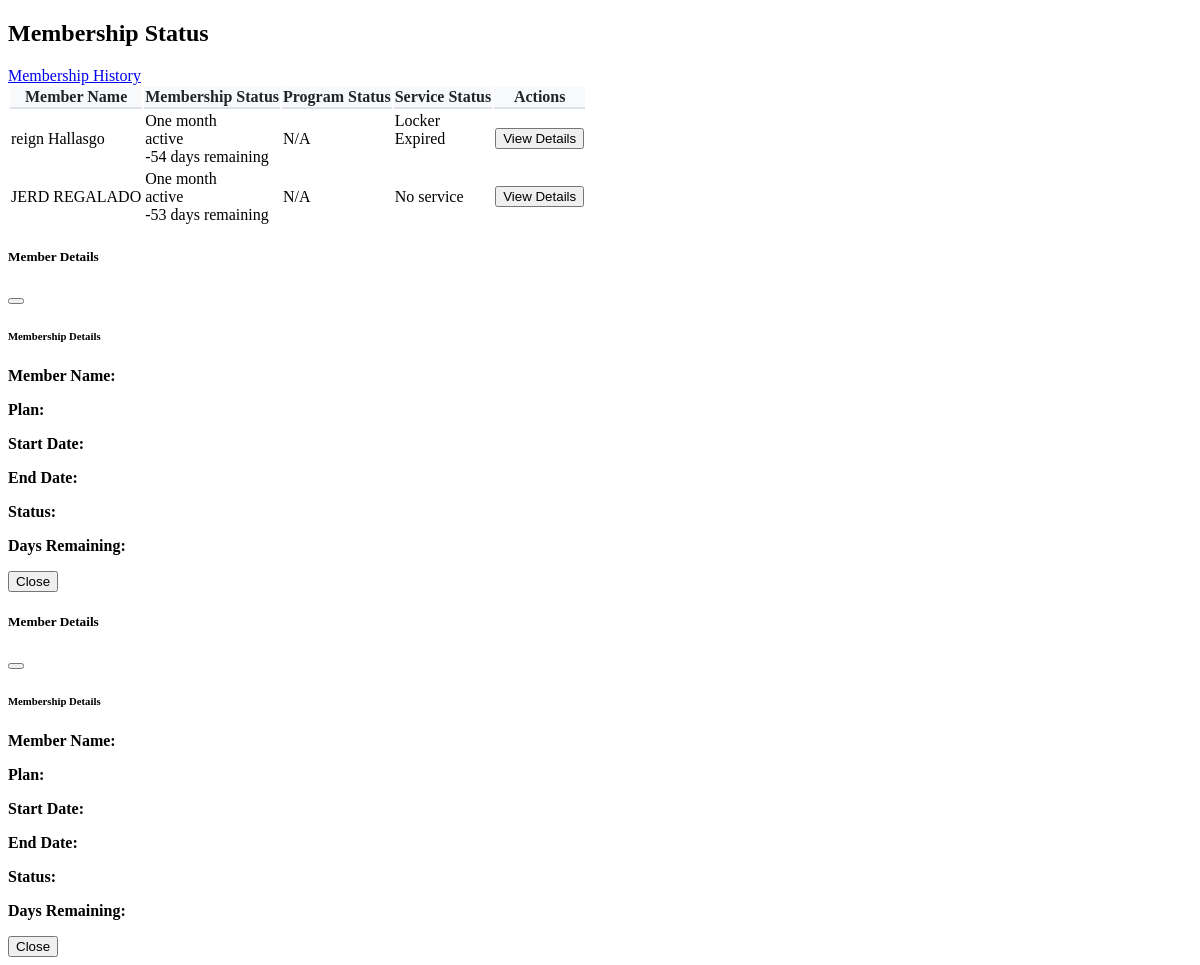
The app's page /admin/pages/members/members_status.php, older data.
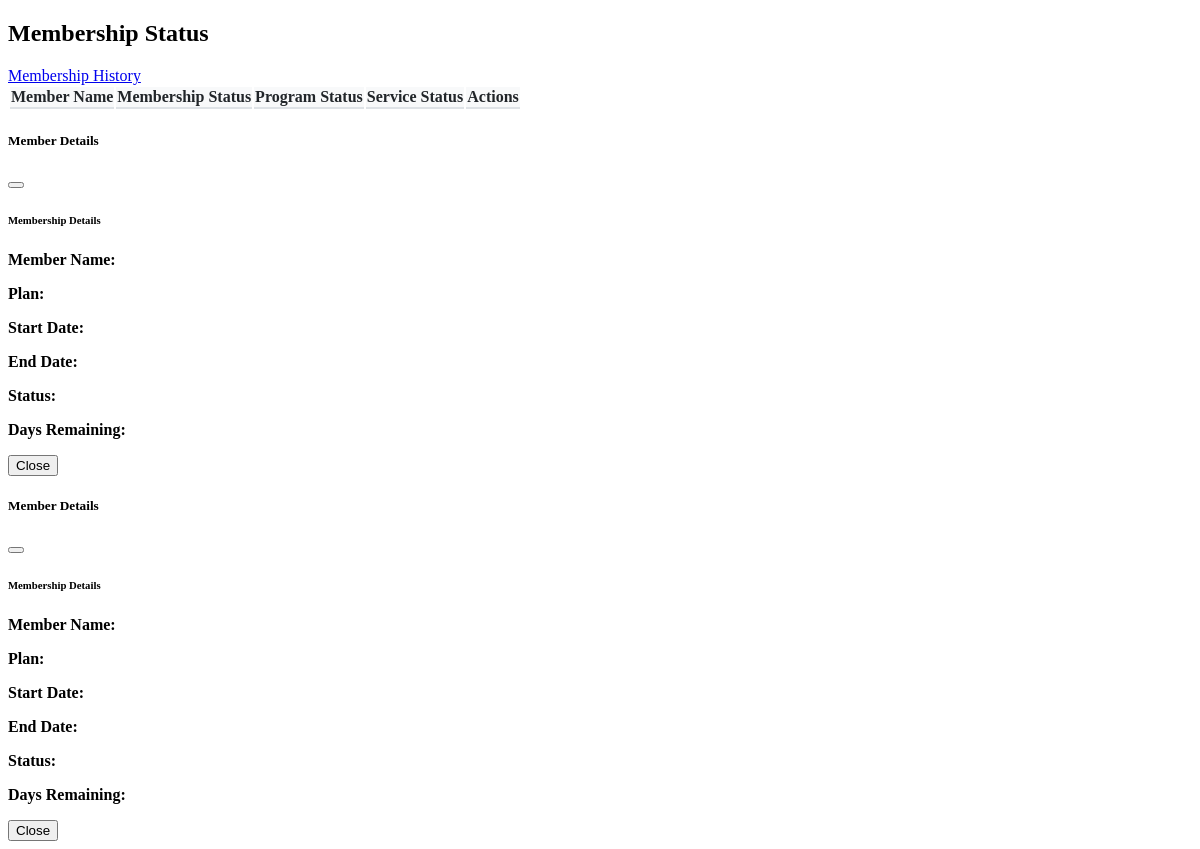
The same page, newer data.
### tables this page shows
CREATE TABLE `users` (
  `id` int(11) NOT NULL,
  `username` varchar(50) NOT NULL,
  `password` varchar(255) NOT NULL,
  `role_id` int(11) NOT NULL,
  `is_active` tinyint(1) DEFAULT 1,
  `created_at` timestamp NOT NULL DEFAULT current_timestamp(),
  `updated_at` timestamp NOT NULL DEFAULT current_timestamp() ON UPDATE current_timestamp(),
  `is_banned` tinyint(1) DEFAULT 0,
  `last_password_change` timestamp NOT NULL DEFAULT current_timestamp()
);

CREATE TABLE `membership_plans` (
  `id` int(11) NOT NULL,
  `plan_name` varchar(100) NOT NULL,
  `plan_type` enum('standard','special') NOT NULL,
  `price` decimal(10,2) NOT NULL,
  `duration` int(11) NOT NULL,
  `duration_type_id` int(11) NOT NULL,
  `description` varchar(255) DEFAULT NULL,
  `start_date` date DEFAULT NULL,
  `end_date` date DEFAULT NULL,
  `status` enum('active','inactive') NOT NULL,
  `is_removed` tinyint(1) NOT NULL DEFAULT 0,
  `created_at` timestamp NOT NULL DEFAULT current_timestamp(),
  `updated_at` timestamp NOT NULL DEFAULT current_timestamp() ON UPDATE current_timestamp(),
  `image` varchar(255) DEFAULT NULL
);

CREATE TABLE `memberships` (
  `id` int(11) NOT NULL,
  `transaction_id` int(11) NOT NULL,
  `membership_plan_id` int(11) NOT NULL,
  `start_date` date NOT NULL,
  `end_date` date NOT NULL,
  `amount` decimal(10,2) NOT NULL,
  `status` enum('active','expiring','expired') NOT NULL,
  `is_paid` tinyint(1) NOT NULL DEFAULT 0,
  `payment_date` datetime DEFAULT NULL,
  `created_at` timestamp NOT NULL DEFAULT current_timestamp(),
  `updated_at` timestamp NOT NULL DEFAULT current_timestamp() ON UPDATE current_timestamp()
);

CREATE TABLE `rental_subscriptions` (
  `id` int(11) NOT NULL,
  `transaction_id` int(11) NOT NULL,
  `rental_service_id` int(11) NOT NULL,
  `start_date` date NOT NULL,
  `end_date` date NOT NULL,
  `amount` decimal(10,2) NOT NULL,
  `status` enum('active','expiring','expired') NOT NULL,
  `is_paid` tinyint(1) NOT NULL DEFAULT 0,
  `payment_date` datetime DEFAULT NULL,
  `created_at` timestamp NOT NULL DEFAULT current_timestamp(),
  `updated_at` timestamp NOT NULL DEFAULT current_timestamp() ON UPDATE current_timestamp()
);

CREATE TABLE `rental_services` (
  `id` int(11) NOT NULL,
  `service_name` varchar(100) NOT NULL,
  `price` decimal(10,2) NOT NULL,
  `total_slots` int(11) NOT NULL,
  `available_slots` int(11) NOT NULL,
  `duration` int(11) NOT NULL,
  `duration_type_id` int(11) NOT NULL,
  `description` varchar(255) DEFAULT NULL,
  `status` enum('active','inactive') NOT NULL,
  `is_removed` tinyint(1) NOT NULL DEFAULT 0,
  `created_at` timestamp NOT NULL DEFAULT current_timestamp(),
  `updated_at` timestamp NOT NULL DEFAULT current_timestamp() ON UPDATE current_timestamp(),
  `image` varchar(255) DEFAULT NULL
);

### admin/pages/members/members_status.php (the view, shortened to what this page needs)
<?php
$database = new Database();
$pdo = $database->connect();
$query = "SELECT
    u.id AS user_id,
    CONCAT(pd.first_name, ' ', pd.last_name) as full_name,
    m.id as membership_id,
    mp.plan_name as membership_plan,
    m.start_date as membership_start,
    m.end_date as membership_end,
    m.status as membership_status,
    CASE
        WHEN m.status = 'expired' THEN 'Expired'
        ELSE CONCAT(DATEDIFF(m.end_date, CURDATE()), ' days remaining')
    END as days_remaining,
    t.created_at as transaction_date,
    t.id as transaction_id
FROM users u
INNER JOIN personal_details pd ON u.id = pd.user_id
INNER JOIN transactions t ON u.id = t.user_id AND t.status = 'confirmed'
INNER JOIN memberships m ON t.id = m.transaction_id
INNER JOIN membership_plans mp ON m.membership_plan_id = mp.id
WHERE u.is_active = 1
AND m.status IN ('active', 'expiring')
AND m.is_paid = 1
ORDER BY
    CASE m.status
        WHEN 'expiring' THEN 1
        WHEN 'active' THEN 2
        ELSE 3
    END,
    m.end_date ASC";
$stmt = $pdo->prepare($query);
$stmt->execute();
$members = $stmt->fetchAll(PDO::FETCH_ASSOC);
function getProgramDetailsForMember($pdo, $transactionId) {
    $query = "SELECT
        p.program_name,
        CONCAT(COALESCE(coach.first_name, ''), ' ', COALESCE(coach.last_name, '')) as coach_name,
        MIN(pss.date) as start_date,
        MAX(pss.date) as end_date,
        CASE
            WHEN MAX(pss.date) IS NULL THEN NULL
            WHEN MAX(pss.date) < CURDATE() THEN 'Expired'
            ELSE CONCAT(DATEDIFF(MAX(pss.date), CURDATE()), ' days remaining')
        END as status
    FROM program_subscriptions ps
    LEFT JOIN coach_program_types cpt ON ps.coach_program_type_id = cpt.id
    LEFT JOIN programs p ON cpt.program_id = p.id
    LEFT JOIN program_subscription_schedule pss ON ps.id = pss.program_subscription_id
    LEFT JOIN users coach_user ON ps.coach_id = coach_user.id
    LEFT JOIN personal_details coach ON coach_user.id = coach.user_id
    WHERE ps.transaction_id = :transaction_id
    GROUP BY p.program_name, coach.first_name, coach.last_name";
    $stmt = $pdo->prepare($query);
    $stmt->bindParam(':transaction_id', $transactionId, PDO::PARAM_INT);
    $stmt->execute();
    return $stmt->fetchAll(PDO::FETCH_ASSOC);
}
function getServiceDetailsForMember($pdo, $transactionId) {
    $query = "SELECT
        srv.service_name,
        rs.start_date,
        rs.end_date,
        CASE
            WHEN rs.end_date IS NULL THEN NULL
            WHEN rs.end_date < CURDATE() THEN 'Expired'
            ELSE CONCAT(DATEDIFF(rs.end_date, CURDATE()), ' days remaining')
        END as status
    FROM rental_subscriptions rs
    LEFT JOIN rental_services srv ON rs.rental_service_id = srv.id
    WHERE rs.transaction_id = :transaction_id";
    $stmt = $pdo->prepare($query);
    $stmt->bindParam(':transaction_id', $transactionId, PDO::PARAM_INT);
    $stmt->execute();
    return $stmt->fetchAll(PDO::FETCH_ASSOC);
}
foreach ($members as &$member) {
    $member['programs'] = getProgramDetailsForMember($pdo, $member['transaction_id']);
    $member['services'] = getServiceDetailsForMember($pdo, $member['transaction_id']);
}
?>
<!DOCTYPE html>
<html lang="en">
<head>
</head>
<body>
    <div class="container-fluid py-4">
        <div class="d-flex justify-content-between align-items-center mb-4">
            <h2>Membership Status</h2>
            <a href="../admin/membership_history" class="btn btn-info">
                <i class="fas fa-history"></i> Membership History
            </a>
        </div>
        <div class="card">
            <div class="card-body">
            <table id="subscriptionsTable" class="table table-striped table-bordered scrollable-table w-100">
                <thead>
                <tr>
                    <th>Member Name</th>
                    <th>Membership Status</th>
                    <th>Program Status</th>
                    <th>Service Status</th>
                    <th>Actions</th>
                </tr>
                </thead>
                <tbody>
                <?php foreach($members as $row): ?>
                <tr>
                    <td><?php echo htmlspecialchars($row['full_name']); ?></td>
                    <td>
                    <?php echo htmlspecialchars($row['membership_plan']); ?>
                    <br>
                    <span class="badge <?php
                        echo $row['membership_status'] === 'expired' ? 'bg-danger' : 'bg-success';
                        ?>">
                        <?php echo $row['membership_status']; ?>
                    </span>
                    <br>
                    <span class="badge <?php
                        echo strpos($row['days_remaining'], 'Expired') !== false ? 'bg-danger' : 'bg-success';
                        ?>">
                        <?php echo $row['days_remaining']; ?>
                    </span>
                    </td>
                    <td>
                    <?php
                    if (!empty($row['programs'])) {
                        foreach ($row['programs'] as $program) {
                            echo '<br>';
                            echo '<span class="badge ' .
                                (strpos($program['status'], 'Expired') !== false ? 'bg-danger' : 'bg-success') .
                                '">' . (isset($program['status']) ? htmlspecialchars($program['status']) : 'N/A') . '</span>';
                            echo '<br><br>';
                        }
                    } else {
                        echo '<span class="text-muted">No program</span>';
                    }
                    ?>
                    </td>
                    <td>
                    <?php
                    if (!empty($row['services'])) {
                        foreach ($row['services'] as $service) {
                            echo htmlspecialchars($service['service_name']);
                            echo '<br>';
                            echo '<span class="badge ' .
                                (strpos($service['status'], 'Expired') !== false ? 'bg-danger' : 'bg-success') .
                                '">' . (isset($service['status']) ? htmlspecialchars($service['status']) : 'N/A') . '</span>';
                            echo '<br><br>';
                        }
                    } else {
                        echo '<span class="text-muted">No service</span>';
                    }
                    ?>
                    </td>
                    <td>
                    <button type="button"
                        class="btn btn-primary btn-sm view-details"
                        data-bs-toggle="modal"
                        data-bs-target="#detailsModal"
                        data-details='<?php echo json_encode($row, JSON_HEX_APOS | JSON_HEX_QUOT); ?>'>
                        <i class="bi bi-eye"></i> View Details
                    </button>
                    </td>
                </tr>
                <?php endforeach; ?>
                </tbody>
            </table>
            </div>
        </div>
        <div class="modal fade" id="detailsModal" tabindex="-1" aria-labelledby="detailsModalLabel" aria-hidden="true">
            <div class="modal-dialog">
                <div class="modal-content">
                    <div class="modal-header">
                        <h5 class="modal-title" id="detailsModalLabel">Member Details</h5>
                        <button type="button" class="btn-close" data-bs-dismiss="modal" aria-label="Close"></button>
                    </div>
                    <div class="modal-body">
                        <div class="mb-4">
                            <h6 class="fw-bold">Membership Details</h6>
                            <p class="mb-1"><strong>Member Name:</strong> <span id="memberName"></span></p>
                            <p class="mb-1"><strong>Plan:</strong> <span id="membershipPlan"></span></p>
                            <p class="mb-1"><strong>Start Date:</strong> <span id="membershipStart"></span></p>
                            <p class="mb-1"><strong>End Date:</strong> <span id="membershipEnd"></span></p>
                            <p class="mb-1"><strong>Status:</strong> <span id="membershipStatus"></span></p>
                            <p class="mb-1"><strong>Days Remaining:</strong> <span id="membershipDaysRemaining"></span></p>
                        </div>
                    </div>
                    <div class="modal-footer">
                        <button type="button" class="btn btn-secondary" data-bs-dismiss="modal">Close</button>
                    </div>
                </div>
            </div>
        </div>
        <div class="modal fade" id="membershipDetailsModal" tabindex="-1" aria-labelledby="membershipDetailsModalLabel" aria-hidden="true">
            <div class="modal-dialog">
                <div class="modal-content">
                    <div class="modal-header">
                        <h5 class="modal-title" id="membershipDetailsModalLabel">Member Details</h5>
                        <button type="button" class="btn-close" data-bs-dismiss="modal" aria-label="Close"></button>
                    </div>
                    <div class="modal-body">
                        <div class="mb-4">
                            <h6 class="fw-bold">Membership Details</h6>
                            <p class="mb-1"><strong>Member Name:</strong> <span id="historyMemberName"></span></p>
                            <p class="mb-1"><strong>Plan:</strong> <span id="historyMembershipPlan"></span></p>
                            <p class="mb-1"><strong>Start Date:</strong> <span id="historyMembershipStart"></span></p>
                            <p class="mb-1"><strong>End Date:</strong> <span id="historyMembershipEnd"></span></p>
                            <p class="mb-1"><strong>Status:</strong> <span id="historyMembershipStatus"></span></p>
                            <p class="mb-1"><strong>Days Remaining:</strong> <span id="historyMembershipDaysRemaining"></span></p>
                        </div>
                    </div>
                    <div class="modal-footer">
                        <button type="button" class="btn btn-secondary" data-bs-dismiss="modal">Close</button>
                    </div>
                </div>
            </div>
        </div>
    </div>
</body>
</html>

### admin/pages/members/members_status.php (style rules this page uses)
.table thead th { background-color: #f8f9fa; color: #212529; font-weight: 600; border-bottom: 2px solid #dee2e6; }

Row changes from the older to the newer data that the page shows:
removed users: full_name "reign Hallasgo", membership_plans.plan_name "One month", memberships.status "active", days_remaining "-54 days remaining"
removed rental_subscriptions: rental_service.service_name "Locker", status "Expired"
removed users: full_name "JERD REGALADO", membership_plans.plan_name "One month", memberships.status "active", days_remaining "-53 days remaining", shows "No service"
